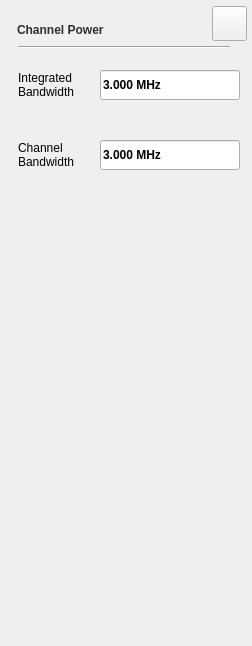
<?xml version="1.0" encoding="UTF-8"?>
<ui version="4.0">
 <class>sa_dialog_chnlpowerset</class>
 <widget class="QWidget" name="sa_dialog_chnlpowerset">
  <property name="geometry">
   <rect>
    <x>0</x>
    <y>0</y>
    <width>252</width>
    <height>646</height>
   </rect>
  </property>
  <property name="windowTitle">
   <string>Form</string>
  </property>
  <property name="styleSheet">
   <string notr="true">/*******************indoor**********************/
#sa_dialog_chnlpowerset[status  =  &quot;indoor&quot;] #line
{
	background-color:rgba(46,46,46,1);
}

#sa_dialog_chnlpowerset[status  =  &quot;indoor&quot;] #widget&gt;QPushButton
{
	color:rgba(123, 123, 123,1);
	font: 75 13px &quot;Arial&quot;;
	border-style:flat;
	font-weight:bold;
}

#sa_dialog_chnlpowerset[status  =  &quot;indoor&quot;] #widget
{
	background-color:rgba(211,211,211,0.9);
}

#sa_dialog_chnlpowerset[status  =  &quot;indoor&quot;] #widget&gt;QLabel
{
	font: 75 13px &quot;Arial&quot;;
	color:rgba(46,46,46,1);
}


#sa_dialog_chnlpowerset[status  =  &quot;indoor&quot;] SA_LineEdit,
#sa_dialog_chnlpowerset[status  =  &quot;indoor&quot;] SA_LineEdit:disable
{
	background:rgba(255,255,255,1);
	color:rgba(162, 115, 0,1);
	padding:8px 8px 7px 10px ;
	font: 75 13px &quot;Arial&quot;;
	font-weight:bold;
}
#sa_dialog_chnlpowerset[status  =  &quot;indoor&quot;] SA_LineEdit:focus
{
	outline: none;
	border:2px solid rgba(162,115,0,1);
	padding:6px 6px 5px 8px ;
}

/*******************indoor**********************/
#sa_dialog_chnlpowerset[status  =  &quot;outdoor&quot;] #line
{
	background-color:rgba(46,46,46,1);
}

#sa_dialog_chnlpowerset[status  =  &quot;outdoor&quot;] #widget&gt;QPushButton
{
	color:rgba(123, 123, 123,1);
	font: 75 13px &quot;Arial&quot;;
	border-style:flat;
	font-weight:bold;
}

#sa_dialog_chnlpowerset[status  =  &quot;outdoor&quot;] #widget
{
	background-color:rgba(211,211,211,0.9);
}

#sa_dialog_chnlpowerset[status  =  &quot;outdoor&quot;] #widget&gt;QLabel
{
	font: 75 13px &quot;Arial&quot;;
	color:rgba(46,46,46,1);
}


#sa_dialog_chnlpowerset[status  =  &quot;outdoor&quot;] SA_LineEdit,
#sa_dialog_chnlpowerset[status  =  &quot;outdoor&quot;] SA_LineEdit:disable
{
	background:rgba(255,255,255,1);
	color:rgba(162, 115, 0,1);
	padding:8px 8px 7px 10px ;
	font: 75 13px &quot;Arial&quot;;
	font-weight:bold;
}
#sa_dialog_chnlpowerset[status  =  &quot;outdoor&quot;] SA_LineEdit:focus
{
	outline: none;
	border:2px solid rgba(162,115,0,1);
	padding:6px 6px 5px 8px ;
}

/*******************night**********************/
#sa_dialog_chnlpowerset[status  =  &quot;night&quot;] #line
{
	background-color:rgba(46,46,46,1);
}

#sa_dialog_chnlpowerset[status  =  &quot;night&quot;] #widget&gt;QPushButton
{
	color:rgba(123, 123, 123,1);
	font: 75 13px &quot;Arial&quot;;
	border-style:flat;
	font-weight:bold;
}

#sa_dialog_chnlpowerset[status  =  &quot;night&quot;] #widget
{
	background-color:rgba(208,182,139,0.9);
}

#sa_dialog_chnlpowerset[status  =  &quot;night&quot;] #widget&gt;QLabel
{
	font: 75 13px &quot;Arial&quot;;
	color:rgba(46,46,46,1);
}


#sa_dialog_chnlpowerset[status  =  &quot;night&quot;] SA_LineEdit,
#sa_dialog_chnlpowerset[status  =  &quot;night&quot;] SA_LineEdit:disable
{
   background-color: rgba(251,220,167,0.60);
   color:rgba(159,98,0,1);
	padding:8px 8px 7px 10px ;
	font: 75 13px &quot;Arial&quot;;
	font-weight:bold;
}
#sa_dialog_chnlpowerset[status  =  &quot;night&quot;] SA_LineEdit:focus
{
	outline: none;
	border:2px solid rgba(162,115,0,1);
	padding:6px 6px 5px 8px ;
}</string>
  </property>
  <widget class="QWidget" name="widget" native="true">
   <property name="geometry">
    <rect>
     <x>0</x>
     <y>0</y>
     <width>252</width>
     <height>646</height>
    </rect>
   </property>
   <widget class="QLabel" name="ltitle">
    <property name="geometry">
     <rect>
      <x>17</x>
      <y>19</y>
      <width>151</width>
      <height>22</height>
     </rect>
    </property>
    <property name="styleSheet">
     <string notr="true">#ltitle
{
	font: 75 20px &quot;Arial&quot;;
	color:rgba(46,46,46,1);
	line-height:23px;
	font-weight:bold;
}</string>
    </property>
    <property name="text">
     <string>Channel Power</string>
    </property>
   </widget>
   <widget class="QPushButton" name="pb_cancel_2">
    <property name="geometry">
     <rect>
      <x>212</x>
      <y>6</y>
      <width>35</width>
      <height>35</height>
     </rect>
    </property>
    <property name="styleSheet">
     <string notr="true">/*******************indoor**********************/
#sa_dialog_chnlpowerset[status  =  &quot;indoor&quot;] QPushButton
{
background-color:rgba(0,0,0,0);
border-image: url(:/sa/image/btn_close_normal.png);
}
#sa_dialog_chnlpowerset[status  =  &quot;indoor&quot;] QPushButton:pressed
{
border-image: url(:/sa/image/btn_close_click.png);
}

/*******************outdoor**********************/
#sa_dialog_chnlpowerset[status  =  &quot;outdoor&quot;] QPushButton
{
background-color:rgba(0,0,0,0);
border-image: url(:/sa/image/btn_close_normal.png);
}
#sa_dialog_chnlpowerset[status  =  &quot;outdoor&quot;] QPushButton:pressed
{
border-image: url(:/sa/image/btn_close_click.png);
}

/*******************night**********************/
#sa_dialog_chnlpowerset[status  =  &quot;night&quot;] QPushButton
{
background-color:rgba(0,0,0,0);
border-image: url(:/sa/image/night/btn_close_normal.png);
}
#sa_dialog_chnlpowerset[status  =  &quot;night&quot;] QPushButton:pressed
{
border-image: url(:/sa/image/night/btn_close_click.png);
}</string>
    </property>
    <property name="text">
     <string/>
    </property>
   </widget>
   <widget class="Line" name="line">
    <property name="geometry">
     <rect>
      <x>18</x>
      <y>46</y>
      <width>212</width>
      <height>2</height>
     </rect>
    </property>
    <property name="orientation">
     <enum>Qt::Horizontal</enum>
    </property>
   </widget>
   <widget class="QLabel" name="label">
    <property name="geometry">
     <rect>
      <x>18</x>
      <y>70</y>
      <width>75</width>
      <height>30</height>
     </rect>
    </property>
    <property name="text">
     <string>Integrated
Bandwidth</string>
    </property>
   </widget>
   <widget class="SA_LineEdit" name="lineEdit">
    <property name="geometry">
     <rect>
      <x>100</x>
      <y>70</y>
      <width>140</width>
      <height>30</height>
     </rect>
    </property>
    <property name="font">
     <font>
      <family>Liberation Sans</family>
      <weight>75</weight>
      <bold>true</bold>
     </font>
    </property>
    <property name="text">
     <string>3.000 MHz</string>
    </property>
    <property name="cursorPosition">
     <number>9</number>
    </property>
    <property name="readOnly">
     <bool>true</bool>
    </property>
   </widget>
   <widget class="SA_LineEdit" name="lineEdit_2">
    <property name="geometry">
     <rect>
      <x>100</x>
      <y>140</y>
      <width>140</width>
      <height>30</height>
     </rect>
    </property>
    <property name="font">
     <font>
      <family>Liberation Sans</family>
      <weight>75</weight>
      <bold>true</bold>
     </font>
    </property>
    <property name="text">
     <string>3.000 MHz</string>
    </property>
    <property name="cursorPosition">
     <number>9</number>
    </property>
    <property name="readOnly">
     <bool>true</bool>
    </property>
   </widget>
   <widget class="QLabel" name="label_2">
    <property name="geometry">
     <rect>
      <x>18</x>
      <y>140</y>
      <width>75</width>
      <height>30</height>
     </rect>
    </property>
    <property name="text">
     <string>Channel
Bandwidth</string>
    </property>
   </widget>
  </widget>
 </widget>
 <customwidgets>
  <customwidget>
   <class>SA_LineEdit</class>
   <extends>QLineEdit</extends>
   <header location="global">sa_lineedit.h</header>
   <slots>
    <signal>clicked()</signal>
   </slots>
  </customwidget>
 </customwidgets>
 <resources/>
 <connections/>
</ui>
